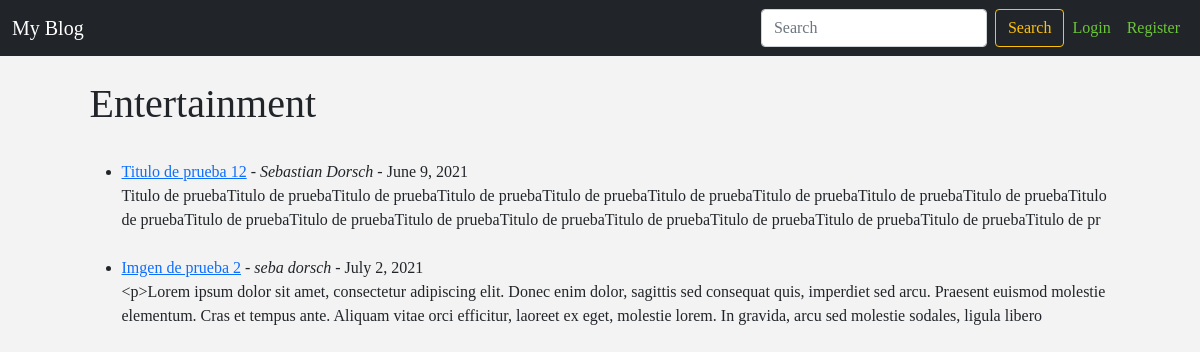
Page /category/entertainment on the earlier database version.
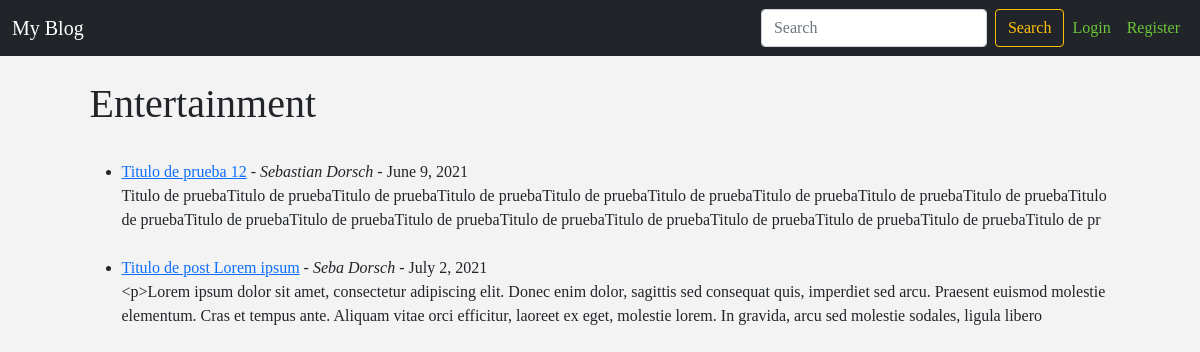
Same page on the later database version.
### myblog/models.py (models this page shows, shortened)
class Post(models.Model):
    title = models.CharField(max_length=255)
    header_image = models.ImageField(null=True, blank=True, upload_to="images/")
    title_tag = models.CharField(max_length=255)
    author = models.ForeignKey(User, on_delete=models.CASCADE)
    body = RichTextField(blank=True, null=True)
    post_date = models.DateField(auto_now_add=True)
    post_datetime = models.DateTimeField(auto_now_add=True)
    category = models.CharField(max_length=255, default="uncategorized")
    snippet = models.CharField(max_length=255)
    likes = models.ManyToManyField(User, related_name='blog_posts')
    dislikes = models.ManyToManyField(User, related_name='blog_posts_dislikes')

### myblog/views.py (the view)
# urls.py: path('category/<str:cats>', CategoryView, name="category"),
def CategoryView(request, cats):
    category_posts = Post.objects.filter(category=cats.lower().replace('-', ' '))
    return render(request, 'categories.html', {'cats': cats.title().replace('-', ' '),
                                               'category_posts': category_posts})

### myblog/templates/categories.html (shortened to what this page needs)
{% extends 'base.html' %}
{% block content %}
{% if category_posts %}
    <br>
    <div class="container">
        <div class="row justify-content-center">
            <div class="col-sm-11">
                <h1>
                    {{cats}}
                </h1><br>
                <ul>
                {% for post in category_posts %}
                    <li>
                        <a href="{% url 'article-detail' post.pk %}">{{ post.title }}</a>
                        - <i>{{ post.author.first_name }} {{ post.author.last_name }}</i>
                        - {{ post.post_date }}
                        <br>
                        {{ post.body|slice:":300" }}
                    </li>
                    <br>
                {% endfor %}
                </ul>
            </div>
        </div>
    </div>
{% else %}
    Error: Page does not exist
{% endif %}
{% endblock %}

Differences in the rows shown:
changed Post: title "Imgen de prueba 2" → "Titulo de post Lorem ipsum"; author.first_name "seba" → "Seba"; author.last_name "dorsch" → "Dorsch"
